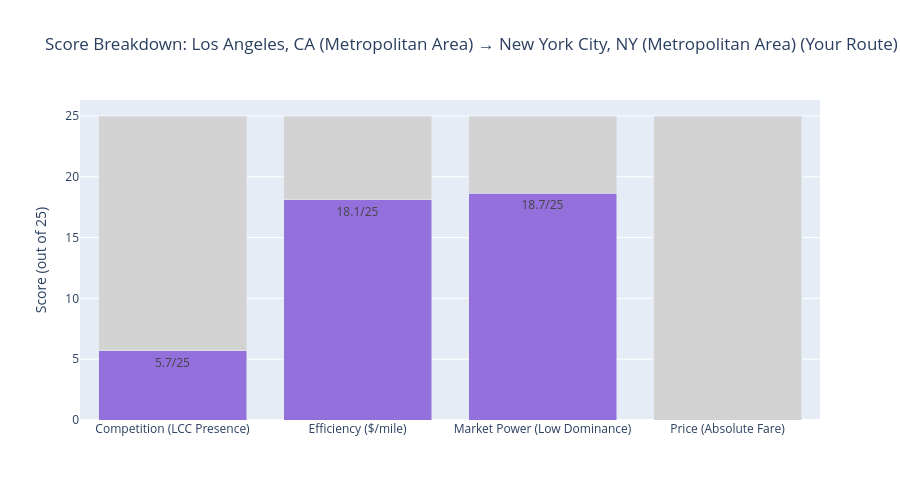

The cell this chart's notebook holds for it:
### Code cell
# Analyze score components for YOUR route
your_route = f"{my_origin} → {my_destination}"
your_route_data = df_scored[df_scored['route'] == your_route]

if len(your_route_data) > 0:
    # Get average scores for your route
    your_route_avg = your_route_data.iloc[0]
    
    components = pd.DataFrame({
        'Component': ['Competition\n(LCC Presence)', 'Efficiency\n($/mile)', 'Market Power\n(Low Dominance)', 'Price\n(Absolute Fare)'],
        'Score': [your_route_avg['competition_score'], 
                  your_route_avg['efficiency_score'],
                  your_route_avg['market_score'],
                  your_route_avg['price_score']],
        'Max': [25, 25, 25, 25]
    })
    
    fig = go.Figure()
    fig.add_trace(go.Bar(name='Score', x=components['Component'], y=components['Score'], 
                         text=components['Score'], texttemplate='%{text:.1f}/25',
                         marker_color='mediumpurple'))
    fig.add_trace(go.Bar(name='Remaining', x=components['Component'], 
                         y=components['Max'] - components['Score'],
                         marker_color='lightgray'))
    
    fig.update_layout(barmode='stack', 
                      title=f'Score Breakdown: {your_route} (Your Route)',
                      yaxis_title='Score (out of 25)',
                      height=500,
                      showlegend=False)
    fig.show()
    
    print(f"\n YOUR ROUTE: {your_route}")
    print(f"   Total Score: {your_route_avg['affordability_score']:.1f}/100")
    print(f"   Average Fare: ${your_route_avg['fare']:.2f}")
    print(f"   LCC Market Share: {your_route_avg['lf_ms']:.1%}")
    print(f"   Price per Mile: ${your_route_avg['price_per_mile']:.3f}")
    
    # Compare to dataset's best route
    best_score = df_scored['affordability_score'].max()
    score_diff = your_route_avg['affordability_score'] - best_score
    
    print(f"\n COMPARISON TO BEST ROUTE:")
    if score_diff >= 0:
        print(f"   Your route IS the best route in the dataset!")
    elif score_diff > -10:
        print(f"   Your route is excellent! Only {abs(score_diff):.1f} points below the best.")
    elif score_diff > -20:
        print(f"   Your route is good! {abs(score_diff):.1f} points below the best.")
    else:
        print(f"   Your route scores {abs(score_diff):.1f} points below the best. Check alternatives below!")
else:
    print(f"\n Route '{your_route}' not found in dataset.")
    print("   Please check your origin and destination cities above.")

### Figure 1 — Plotly figure (JSON) as saved in the notebook; plotly's stock layout.template omitted (floating-point values rounded to 4 significant figures)
{"data": [{"marker": {"color": "mediumpurple"}, "name": "Score", "text": [5.68, 18.11, 18.66, 0.0], "texttemplate": "%{text:.1f}/25", "type": "bar", "x": ["Competition\n(LCC Presence)", "Efficiency\n($/mile)", "Market Power\n(Low Dominance)", "Price\n(Absolute Fare)"], "y": [5.68, 18.11, 18.66, 0.0]}, {"marker": {"color": "lightgray"}, "name": "Remaining", "type": "bar", "x": ["Competition\n(LCC Presence)", "Efficiency\n($/mile)", "Market Power\n(Low Dominance)", "Price\n(Absolute Fare)"], "y": [19.32, 6.888, 6.338, 25.0]}], "layout": {"barmode": "stack", "height": 500, "showlegend": false, "title": {"text": "Score Breakdown: Los Angeles, CA (Metropolitan Area) → New York City, NY (Metropolitan Area) (Your Route)"}, "yaxis": {"title": {"text": "Score (out of 25)"}}}}
